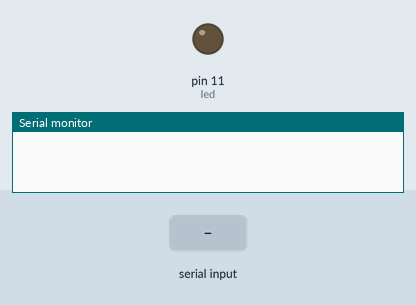
Recording of a sketch running on a simulated Arduino Uno, built with avr-gcc and run on an emulated ATmega328P. Parts: output pins drawn as LEDs (lit = HIGH), the last lines printed to the serial monitor. The test bench sets the inputs (shaded band).

Above: at 1.2 s.
1.3 s: "1" received over Serial
At 1.9 s:
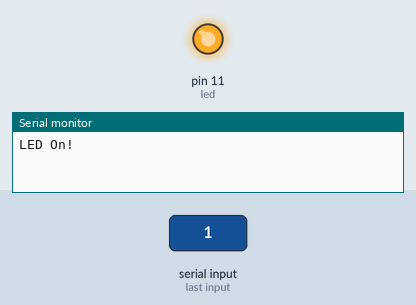
2.8 s: "0" received over Serial
At 3.1 s:
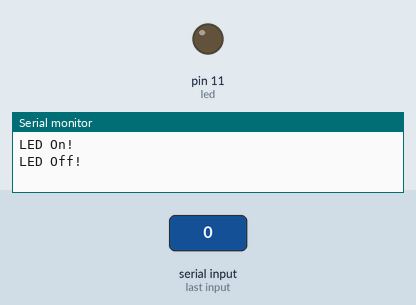
Timing chart, 0 to 5.8 s (numbered marks = the images above; inputs shaded):
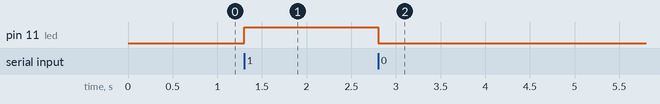

The sketch:

22_Shake_Controlled_LED.ino
```cpp
/*
 * Rui Santos
 * Complete Project Details http://randomnerdtutorials.com
 */

int led = 11;     // pin Digital 11
int state;          // saves the state
int flag = 0;         // makes sure that the serial only prints once the state

void setup() {
    // sets the Relay as output:
    pinMode(led, OUTPUT);
    digitalWrite(led, LOW);

    // initialize serial communication at 9600 bits per second:
    Serial.begin(9600);
}

void loop() {
    //if some date is sent, reads it and saves in state
    if(Serial.available() > 0){
      state = Serial.read();
      flag=0;
    }
    // if the state is '0' the LED will turn OFF
    if (state == '0') {
        digitalWrite(led, LOW);
        if(flag == 0){
          Serial.println("LED Off!");
          flag=1;
        }
    }

    // if the state is '1' the LED will turn ON
    else if (state == '1') {
        digitalWrite(led, HIGH);
        if(flag == 0){
          Serial.println("LED On!");
          flag=1;
        }
    }
    //Uncomment For debugging purpose
    //Serial.println(state);
}
```

Measured:
- after the input at 1.3 s, pin 11 (led): LOW → HIGH at once
- after the input at 2.8 s, pin 11 (led): HIGH → LOW at once
